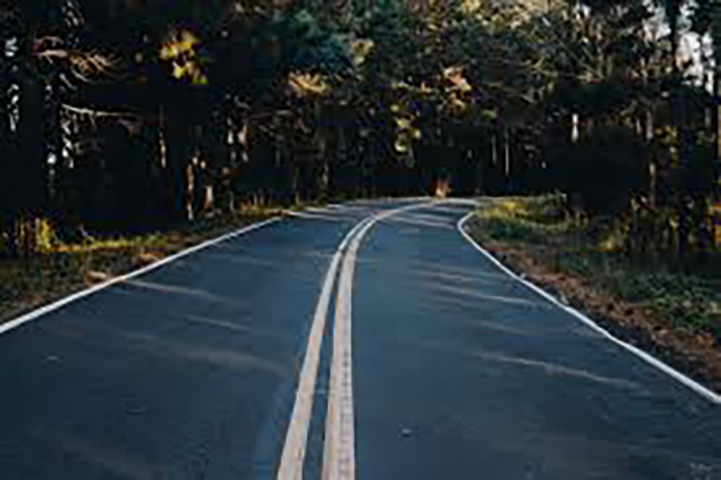
#> input picture road.jpg, 721 x 480 px
$ python RealRoadDemo.py
#> lines starting #> are read from the running program, lines starting #| are printed output that depends on the picture; after the words box and inside, x2 and y2 are one past the last pixel; in counts of white or black regions, pixels touching at a corner belong together
import matplotlib.pyplot as plt
import matplotlib.image as mping
import numpy as np
import cv2
import glob
import pickle

image = cv2.imread('road.jpg')
#> image is the input picture: shape (480, 721, 3); mean B, G, R 55.3, 50.8, 41.9
# cv2.imshow('img', image)

img_cvtGrey = cv2.cvtColor(image, cv2.COLOR_BGR2GRAY) # 转化grey空间
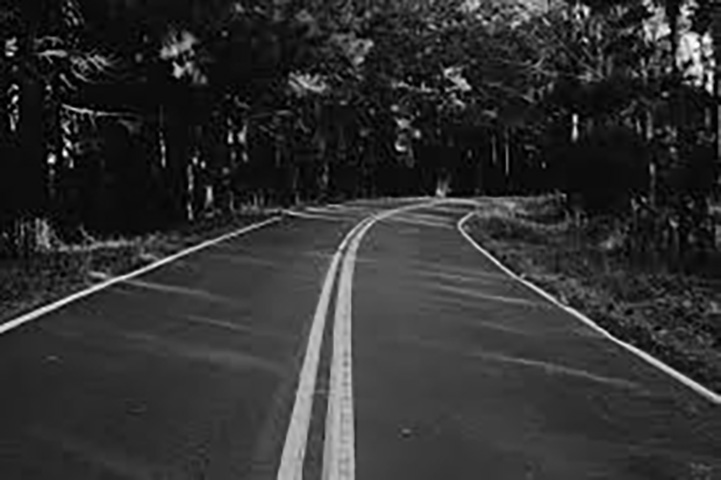
#> img_cvtGrey: shape (480, 721); min 0, max 255, mean 48.7

ret, img_binary0 = cv2.threshold(img_cvtGrey, 125, 255, cv2.THRESH_BINARY)  # 采用固定阈值100进行二值化
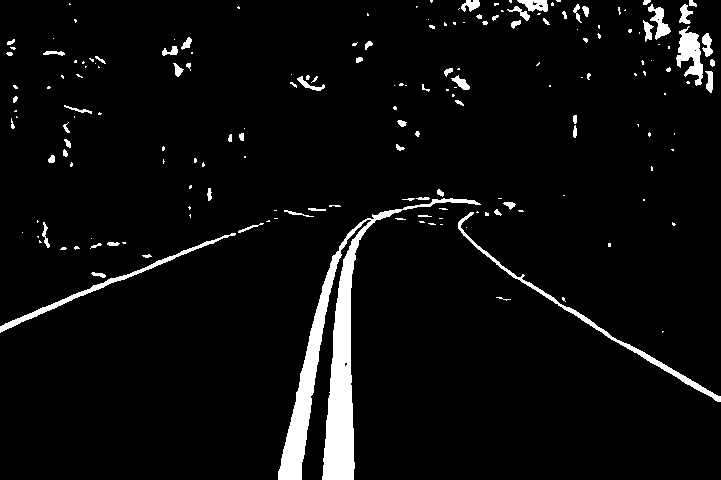
#> img_binary0: shape (480, 721); 4.9% white; 182 white regions (115 under 20 px), largest, box (x1, y1, x2, y2) and area: (278, 198, 481, 480) 8880, (458, 212, 721, 402) 1390, (0, 233, 236, 333) 1106
cv2.imshow("cvtGRAYO", img_binary0)  # 示固定阈值二值化结果


# th2 = cv2.adaptiveThreshold(img_binary0, 255, cv2.ADAPTIVE_THRESH_MEAN_C, cv2.THRESH_BINARY,11,2)
# cv2.imshow("cvtGRAY1", th2) # 自适应阈值
#
# th3 = cv2.adaptiveThreshold(img_binary0, 255, cv2.ADAPTIVE_THRESH_GAUSSIAN_C, cv2.THRESH_BINARY,11,2)
# cv2.imshow("cvtGRAY2", th3)

kernel = cv2.getStructuringElement(cv2.MORPH_CROSS, (3, 3))  # 十字结构
opening = cv2.morphologyEx(img_binary0, cv2.MORPH_OPEN, kernel)   # 开运算
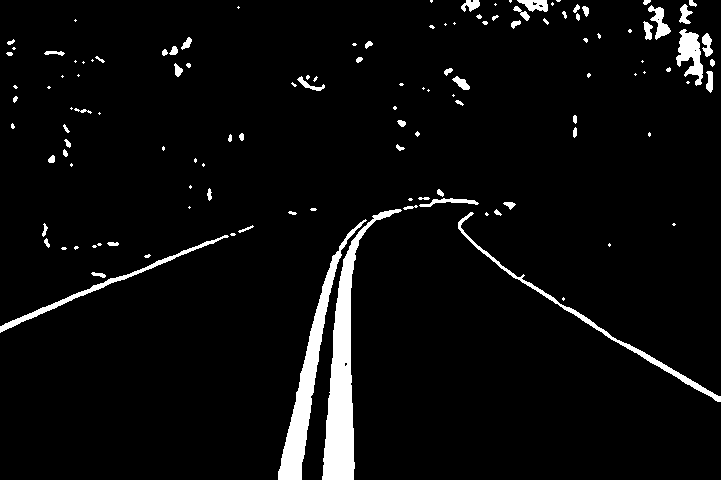
#> opening: shape (480, 721); 4.6% white; 124 white regions (62 under 20 px), largest, box (x1, y1, x2, y2) and area: (322, 209, 402, 480) 5084, (278, 219, 367, 480) 3509, (458, 212, 721, 402) 1385
cv2.imshow('canny1', opening)

dst = cv2.dilate(opening, None, iterations=2)
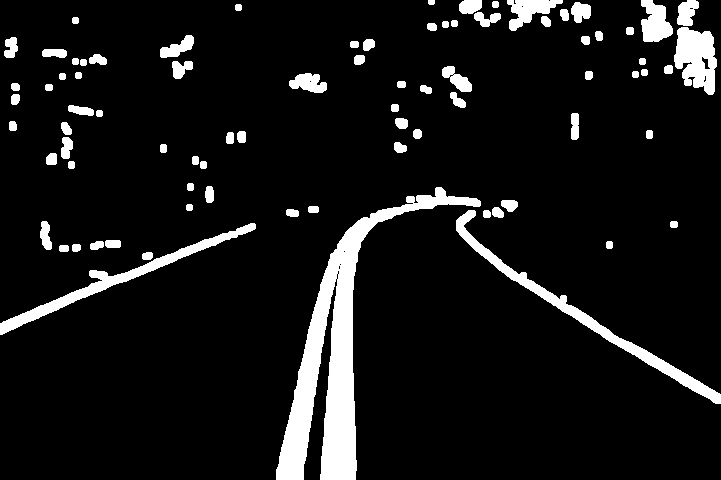
#> dst: shape (480, 721); 8.8% white; 81 white regions, largest, box (x1, y1, x2, y2) and area: (276, 187, 481, 480) 12130, (456, 210, 721, 404) 3310, (0, 223, 256, 335) 2729
cv2.imshow("cvtGRAY3", dst)     # 扩大白色区域


cv2.waitKey(0)
